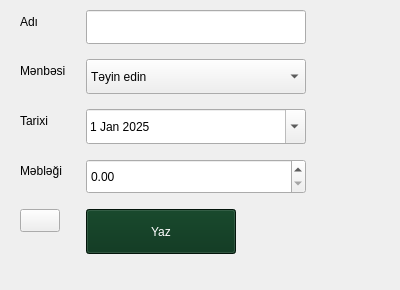
   <widget class="QWidget" name="GelirTab">
    <attribute name="title">
     <string>Gəlir</string>
    </attribute>
    <widget class="QWidget" name="formLayoutWidget_3">
     <property name="geometry">
      <rect>
       <x>0</x>
       <y>0</y>
       <width>391</width>
       <height>281</height>
      </rect>
     </property>
     <layout class="QFormLayout" name="XercLayouzt_2">
      <property name="sizeConstraint">
       <enum>QLayout::SizeConstraint::SetNoConstraint</enum>
      </property>
      <property name="fieldGrowthPolicy">
       <enum>QFormLayout::FieldGrowthPolicy::AllNonFixedFieldsGrow</enum>
      </property>
      <property name="horizontalSpacing">
       <number>20</number>
      </property>
      <property name="verticalSpacing">
       <number>15</number>
      </property>
      <property name="leftMargin">
       <number>20</number>
      </property>
      <property name="topMargin">
       <number>10</number>
      </property>
      <property name="rightMargin">
       <number>20</number>
      </property>
      <property name="bottomMargin">
       <number>20</number>
      </property>
      <item row="0" column="0">
       <widget class="QLabel" name="label_14">
        <property name="text">
         <string>Adı</string>
        </property>
       </widget>
      </item>
      <item row="1" column="0">
       <widget class="QLabel" name="label_15">
        <property name="text">
         <string>Mənbəsi</string>
        </property>
       </widget>
      </item>
      <item row="1" column="1">
       <widget class="QComboBox" name="ChoosCategoryForInc">
        <property name="sizePolicy">
         <sizepolicy hsizetype="Maximum" vsizetype="Maximum">
          <horstretch>0</horstretch>
          <verstretch>0</verstretch>
         </sizepolicy>
        </property>
        <property name="minimumSize">
         <size>
          <width>220</width>
          <height>35</height>
         </size>
        </property>
        <property name="cursor">
         <cursorShape>PointingHandCursor</cursorShape>
        </property>
        <item>
         <property name="text">
          <string>Təyin edin</string>
         </property>
        </item>
       </widget>
      </item>
      <item row="2" column="0">
       <widget class="QLabel" name="label_16">
        <property name="text">
         <string>Tarixi</string>
        </property>
       </widget>
      </item>
      <item row="2" column="1">
       <widget class="QDateEdit" name="DateOfInc">
        <property name="sizePolicy">
         <sizepolicy hsizetype="Maximum" vsizetype="Maximum">
          <horstretch>0</horstretch>
          <verstretch>0</verstretch>
         </sizepolicy>
        </property>
        <property name="minimumSize">
         <size>
          <width>220</width>
          <height>35</height>
         </size>
        </property>
        <property name="cursor">
         <cursorShape>IBeamCursor</cursorShape>
        </property>
        <property name="calendarPopup">
         <bool>true</bool>
        </property>
        <property name="date">
         <date>
          <year>2025</year>
          <month>1</month>
          <day>1</day>
         </date>
        </property>
       </widget>
      </item>
      <item row="3" column="0">
       <widget class="QLabel" name="label_17">
        <property name="text">
         <string>Məbləği</string>
        </property>
       </widget>
      </item>
      <item row="3" column="1">
       <widget class="QDoubleSpinBox" name="AmounOfInc">
        <property name="sizePolicy">
         <sizepolicy hsizetype="Maximum" vsizetype="Maximum">
          <horstretch>0</horstretch>
          <verstretch>0</verstretch>
         </sizepolicy>
        </property>
        <property name="minimumSize">
         <size>
          <width>220</width>
          <height>35</height>
         </size>
        </property>
        <property name="cursor">
         <cursorShape>IBeamCursor</cursorShape>
        </property>
        <property name="maximum">
         <double>10000000.990000000223517</double>
        </property>
       </widget>
      </item>
      <item row="4" column="1">
       <widget class="QPushButton" name="SaveIncomeButton">
        <property name="enabled">
         <bool>true</bool>
        </property>
        <property name="sizePolicy">
         <sizepolicy hsizetype="Maximum" vsizetype="Maximum">
          <horstretch>0</horstretch>
          <verstretch>0</verstretch>
         </sizepolicy>
        </property>
        <property name="minimumSize">
         <size>
          <width>150</width>
          <height>45</height>
         </size>
        </property>
        <property name="palette">
         <palette>
          <active>
           <colorrole role="WindowText">
            <brush brushstyle="SolidPattern">
             <color alpha="255">
              <red>255</red>
              <green>255</green>
              <blue>255</blue>
             </color>
            </brush>
           </colorrole>
           <colorrole role="Button">
            <brush brushstyle="SolidPattern">
             <color alpha="255">
              <red>6</red>
              <green>50</green>
              <blue>25</blue>
             </color>
            </brush>
           </colorrole>
           <colorrole role="Light">
            <brush brushstyle="SolidPattern">
             <color alpha="255">
              <red>6</red>
              <green>45</green>
              <blue>24</blue>
             </color>
            </brush>
           </colorrole>
           <colorrole role="Midlight">
            <brush brushstyle="SolidPattern">
             <color alpha="255">
              <red>5</red>
              <green>37</green>
              <blue>20</blue>
             </color>
            </brush>
           </colorrole>
           <colorrole role="Dark">
            <brush brushstyle="SolidPattern">
             <color alpha="255">
              <red>2</red>
              <green>15</green>
              <blue>8</blue>
             </color>
            </brush>
           </colorrole>
           <colorrole role="Mid">
            <brush brushstyle="SolidPattern">
             <color alpha="255">
              <red>3</red>
              <green>20</green>
              <blue>11</blue>
             </color>
            </brush>
           </colorrole>
           <colorrole role="Text">
            <brush brushstyle="SolidPattern">
             <color alpha="255">
              <red>255</red>
              <green>255</green>
              <blue>255</blue>
             </color>
            </brush>
           </colorrole>
           <colorrole role="BrightText">
            <brush brushstyle="SolidPattern">
             <color alpha="255">
              <red>255</red>
              <green>255</green>
              <blue>255</blue>
             </color>
            </brush>
           </colorrole>
           <colorrole role="ButtonText">
            <brush brushstyle="SolidPattern">
             <color alpha="255">
              <red>255</red>
              <green>255</green>
              <blue>255</blue>
             </color>
            </brush>
           </colorrole>
           <colorrole role="Base">
            <brush brushstyle="SolidPattern">
             <color alpha="255">
              <red>0</red>
              <green>0</green>
              <blue>0</blue>
             </color>
            </brush>
           </colorrole>
           <colorrole role="Window">
            <brush brushstyle="SolidPattern">
             <color alpha="255">
              <red>4</red>
              <green>30</green>
              <blue>16</blue>
             </color>
            </brush>
           </colorrole>
           <colorrole role="Shadow">
            <brush brushstyle="SolidPattern">
             <color alpha="255">
              <red>0</red>
              <green>0</green>
              <blue>0</blue>
             </color>
            </brush>
           </colorrole>
           <colorrole role="AlternateBase">
            <brush brushstyle="SolidPattern">
             <color alpha="255">
              <red>2</red>
              <green>15</green>
              <blue>8</blue>
             </color>
            </brush>
           </colorrole>
           <colorrole role="ToolTipBase">
            <brush brushstyle="SolidPattern">
             <color alpha="255">
              <red>255</red>
              <green>255</green>
              <blue>220</blue>
             </color>
            </brush>
           </colorrole>
           <colorrole role="ToolTipText">
            <brush brushstyle="SolidPattern">
             <color alpha="255">
              <red>0</red>
              <green>0</green>
              <blue>0</blue>
             </color>
            </brush>
           </colorrole>
           <colorrole role="PlaceholderText">
            <brush brushstyle="SolidPattern">
             <color alpha="127">
              <red>255</red>
              <green>255</green>
              <blue>255</blue>
             </color>
            </brush>
           </colorrole>
           <colorrole role="Accent">
            <brush brushstyle="SolidPattern">
             <color alpha="255">
              <red>0</red>
              <green>0</green>
              <blue>0</blue>
             </color>
            </brush>
           </colorrole>
          </active>
          <inactive>
           <colorrole role="WindowText">
            <brush brushstyle="SolidPattern">
             <color alpha="255">
              <red>255</red>
              <green>255</green>
              <blue>255</blue>
             </color>
            </brush>
           </colorrole>
           <colorrole role="Button">
            <brush brushstyle="SolidPattern">
             <color alpha="255">
              <red>6</red>
              <green>50</green>
              <blue>25</blue>
             </color>
            </brush>
           </colorrole>
           <colorrole role="Light">
            <brush brushstyle="SolidPattern">
             <color alpha="255">
              <red>6</red>
              <green>45</green>
              <blue>24</blue>
             </color>
            </brush>
           </colorrole>
           <colorrole role="Midlight">
            <brush brushstyle="SolidPattern">
             <color alpha="255">
              <red>5</red>
              <green>37</green>
              <blue>20</blue>
             </color>
            </brush>
           </colorrole>
           <colorrole role="Dark">
            <brush brushstyle="SolidPattern">
             <color alpha="255">
              <red>2</red>
              <green>15</green>
              <blue>8</blue>
             </color>
            </brush>
           </colorrole>
           <colorrole role="Mid">
            <brush brushstyle="SolidPattern">
             <color alpha="255">
              <red>3</red>
              <green>20</green>
              <blue>11</blue>
             </color>
            </brush>
           </colorrole>
           <colorrole role="Text">
            <brush brushstyle="SolidPattern">
             <color alpha="255">
              <red>255</red>
              <green>255</green>
              <blue>255</blue>
             </color>
            </brush>
           </colorrole>
           <colorrole role="BrightText">
            <brush brushstyle="SolidPattern">
             <color alpha="255">
              <red>255</red>
              <green>255</green>
              <blue>255</blue>
             </color>
            </brush>
           </colorrole>
           <colorrole role="ButtonText">
            <brush brushstyle="SolidPattern">
             <color alpha="255">
              <red>255</red>
              <green>255</green>
              <blue>255</blue>
             </color>
            </brush>
           </colorrole>
           <colorrole role="Base">
            <brush brushstyle="SolidPattern">
             <color alpha="255">
              <red>0</red>
              <green>0</green>
              <blue>0</blue>
             </color>
            </brush>
           </colorrole>
           <colorrole role="Window">
            <brush brushstyle="SolidPattern">
             <color alpha="255">
              <red>4</red>
              <green>30</green>
              <blue>16</blue>
             </color>
            </brush>
           </colorrole>
           <colorrole role="Shadow">
            <brush brushstyle="SolidPattern">
             <color alpha="255">
              <red>0</red>
              <green>0</green>
              <blue>0</blue>
             </color>
            </brush>
           </colorrole>
           <colorrole role="AlternateBase">
            <brush brushstyle="SolidPattern">
             <color alpha="255">
              <red>2</red>
              <green>15</green>
              <blue>8</blue>
             </color>
            </brush>
           </colorrole>
           <colorrole role="ToolTipBase">
            <brush brushstyle="SolidPattern">
             <color alpha="255">
              <red>255</red>
              <green>255</green>
              <blue>220</blue>
             </color>
            </brush>
           </colorrole>
           <colorrole role="ToolTipText">
            <brush brushstyle="SolidPattern">
             <color alpha="255">
              <red>0</red>
              <green>0</green>
              <blue>0</blue>
             </color>
            </brush>
           </colorrole>
           <colorrole role="PlaceholderText">
            <brush brushstyle="SolidPattern">
             <color alpha="127">
              <red>255</red>
              <green>255</green>
              <blue>255</blue>
             </color>
            </brush>
           </colorrole>
           <colorrole role="Accent">
            <brush brushstyle="SolidPattern">
             <color alpha="255">
              <red>0</red>
              <green>0</green>
              <blue>0</blue>
             </color>
            </brush>
           </colorrole>
          </inactive>
          <disabled>
           <colorrole role="WindowText">
            <brush brushstyle="SolidPattern">
             <color alpha="255">
              <red>2</red>
              <green>15</green>
              <blue>8</blue>
             </color>
            </brush>
           </colorrole>
           <colorrole role="Button">
            <brush brushstyle="SolidPattern">
             <color alpha="255">
              <red>6</red>
              <green>50</green>
              <blue>25</blue>
             </color>
            </brush>
           </colorrole>
           <colorrole role="Light">
            <brush brushstyle="SolidPattern">
             <color alpha="255">
              <red>6</red>
              <green>45</green>
              <blue>24</blue>
             </color>
            </brush>
           </colorrole>
           <colorrole role="Midlight">
            <brush brushstyle="SolidPattern">
             <color alpha="255">
              <red>5</red>
              <green>37</green>
              <blue>20</blue>
             </color>
            </brush>
           </colorrole>
           <colorrole role="Dark">
            <brush brushstyle="SolidPattern">
             <color alpha="255">
              <red>2</red>
              <green>15</green>
              <blue>8</blue>
             </color>
            </brush>
           </colorrole>
           <colorrole role="Mid">
            <brush brushstyle="SolidPattern">
             <color alpha="255">
              <red>3</red>
              <green>20</green>
              <blue>11</blue>
             </color>
            </brush>
           </colorrole>
           <colorrole role="Text">
            <brush brushstyle="SolidPattern">
             <color alpha="255">
              <red>2</red>
              <green>15</green>
              <blue>8</blue>
             </color>
            </brush>
           </colorrole>
           <colorrole role="BrightText">
            <brush brushstyle="SolidPattern">
             <color alpha="255">
              <red>255</red>
              <green>255</green>
              <blue>255</blue>
             </color>
            </brush>
           </colorrole>
           <colorrole role="ButtonText">
            <brush brushstyle="SolidPattern">
             <color alpha="255">
              <red>2</red>
              <green>15</green>
              <blue>8</blue>
             </color>
            </brush>
           </colorrole>
           <colorrole role="Base">
            <brush brushstyle="SolidPattern">
             <color alpha="255">
              <red>4</red>
              <green>30</green>
              <blue>16</blue>
             </color>
            </brush>
           </colorrole>
           <colorrole role="Window">
            <brush brushstyle="SolidPattern">
             <color alpha="255">
              <red>4</red>
              <green>30</green>
              <blue>16</blue>
             </color>
            </brush>
           </colorrole>
           <colorrole role="Shadow">
            <brush brushstyle="SolidPattern">
             <color alpha="255">
              <red>0</red>
              <green>0</green>
              <blue>0</blue>
             </color>
            </brush>
           </colorrole>
           <colorrole role="AlternateBase">
            <brush brushstyle="SolidPattern">
             <color alpha="255">
              <red>4</red>
              <green>30</green>
              <blue>16</blue>
             </color>
            </brush>
           </colorrole>
           <colorrole role="ToolTipBase">
            <brush brushstyle="SolidPattern">
             <color alpha="255">
              <red>255</red>
              <green>255</green>
              <blue>220</blue>
             </color>
            </brush>
           </colorrole>
           <colorrole role="ToolTipText">
            <brush brushstyle="SolidPattern">
             <color alpha="255">
              <red>0</red>
              <green>0</green>
              <blue>0</blue>
             </color>
            </brush>
           </colorrole>
           <colorrole role="PlaceholderText">
            <brush brushstyle="SolidPattern">
             <color alpha="127">
              <red>2</red>
              <green>15</green>
              <blue>8</blue>
             </color>
            </brush>
           </colorrole>
           <colorrole role="Accent">
            <brush brushstyle="SolidPattern">
             <color alpha="255">
              <red>3</red>
              <green>21</green>
              <blue>11</blue>
             </color>
            </brush>
           </colorrole>
          </disabled>
         </palette>
        </property>
        <property name="cursor">
         <cursorShape>PointingHandCursor</cursorShape>
        </property>
        <property name="text">
         <string>Yaz</string>
        </property>
       </widget>
      </item>
      <item row="0" column="1">
       <widget class="QLineEdit" name="VvriteIncNmae">
        <property name="enabled">
         <bool>true</bool>
        </property>
        <property name="sizePolicy">
         <sizepolicy hsizetype="Maximum" vsizetype="Maximum">
          <horstretch>0</horstretch>
          <verstretch>0</verstretch>
         </sizepolicy>
        </property>
        <property name="minimumSize">
         <size>
          <width>220</width>
          <height>34</height>
         </size>
        </property>
       </widget>
      </item>
      <item row="4" column="0">
       <widget class="QToolButton" name="ToolButtonGelir">
        <property name="sizePolicy">
         <sizepolicy hsizetype="Fixed" vsizetype="Fixed">
          <horstretch>0</horstretch>
          <verstretch>0</verstretch>
         </sizepolicy>
        </property>
        <property name="minimumSize">
         <size>
          <width>40</width>
          <height>0</height>
         </size>
        </property>
        <property name="cursor">
         <cursorShape>PointingHandCursor</cursorShape>
        </property>
        <property name="text">
         <string/>
        </property>
        <property name="popupMode">
         <enum>QToolButton::ToolButtonPopupMode::DelayedPopup</enum>
        </property>
        <property name="toolButtonStyle">
         <enum>Qt::ToolButtonStyle::ToolButtonIconOnly</enum>
        </property>
       </widget>
      </item>
     </layout>
     <zorder>label_14</zorder>
     <zorder>label_15</zorder>
     <zorder>ChoosCategoryForInc</zorder>
     <zorder>label_16</zorder>
     <zorder>DateOfInc</zorder>
     <zorder>label_17</zorder>
     <zorder>AmounOfInc</zorder>
     <zorder>VvriteIncNmae</zorder>
     <zorder>SaveIncomeButton</zorder>
     <zorder>ToolButtonGelir</zorder>
    </widget>
   </widget>
